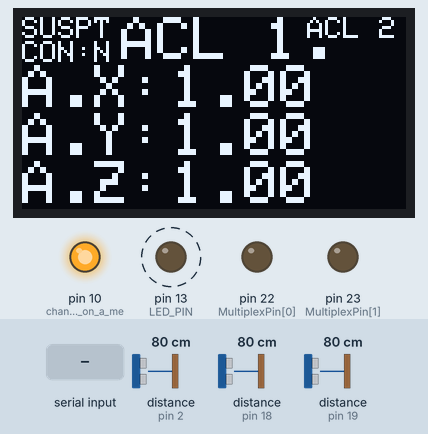
The sketch below on a simulated Arduino Mega 2560, built with avr-gcc and run on an emulated ATmega2560. On the bench: 128×64 one-colour display, output pins drawn as LEDs (lit = HIGH). Wiring (inferred from the names in the program): 3 × range finder with pulse-width output: data pin 2 / data pin 18 / data pin 19. Dashed ring = blinking. The inputs (shaded band) are chosen by the test bench; at power-on: distance to the obstacle (sensors on pin 2, pin 18, pin 19) 80 cm. The display library's start-up logo is not drawn; storage starts empty; what the sketch prints to the serial monitor is not drawn.

Above: at 2.96 s.
3.3 s: "1#\n" received over Serial
At 4.3 s:
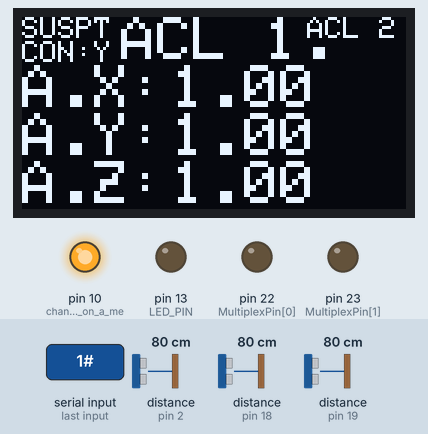
4.8 s: "2#\n" received over Serial
At 5.6 s:
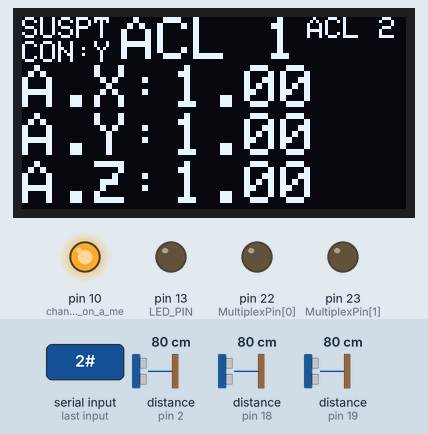
6.3 s: "0#\n" received over Serial
At 6.89 s:
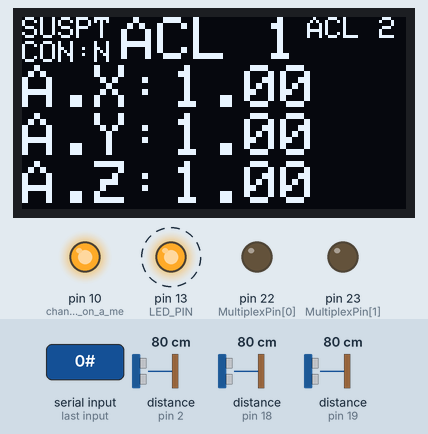
Timing chart, 0 to 14.9 s (numbered marks = the images above; inputs shaded):
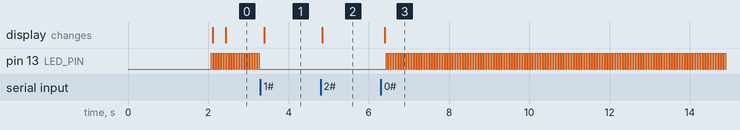

Measured:
- after the input at 3.3 s, pin 13 (LED_PIN): stops changing and stays LOW; the display: changes after 0.10 s (image 1)
- after the input at 4.8 s, the display: changes at once (image 2)
- after the input at 6.3 s, pin 13 (LED_PIN): alternates HIGH for 0.03 s and LOW for 0.03 s, starting after 0.13 s; the display: changes after 0.10 s (image 3)
- by itself, pin 13 (LED_PIN): alternates HIGH for 0.03 s and LOW for 0.03 s

The sketch:

teste_acelgyro_tela_datalogSD_serialSave.ino
```cpp
#include <SPI.h>
#include <Wire.h>
#include <MPU6050.h>
#include <Adafruit_GFX.h> //OLED
#include <Adafruit_SSD1306.h> //OLED
#include <SD.h>
#include "RTClib.h"

///
#define SERIAL_BAUDRATE 9600
#define LED_PIN 13

///MPU Releated
const short MPU[3] = {0x68, 0x69, 0x68};

int16_t AcX[3] = {16384,0,16384},
        AcY[3] = {16384,0,16384},
        AcZ[3] = {16384,0,16384},
        GyX[3] = {16384,0,16384},
        GyY[3] = {16384,0,16384},
        GyZ[3] = {16384,0,16384}; //MPU

int16_t Acel_convert = 16384;

int16_t Susp[4] = { 4, 5, 6, 7 };   // posição da suspensão
float   Temp[4] = { 8.1, 9.2, 10.3, 11.4 }; // temp dos discos de freio
int16_t Pressao = 12; // pressao do freio
int16_t VelRoda = 13;
short MultiplexPin[2] = {22, 23}; //posição 1 = pino A
                                //posição 2 = pino B
short sensor_1 = 0, sensor_2 = 1, sensor_3 = 2, sensor_4 = 3;

bool Flash = false, Interrupting = false;
#define INTERRUPT_PIN_PRX 19 //pinos que funcionam: 2, 3, 19, 18
#define INTERRUPT_PIN_ANT 18
#define INTERRUPT_PIN_REC 2
///Display related
#define OLED_RESET 4
Adafruit_SSD1306 display(OLED_RESET);

#define SCREEN_WIDTH 128 // OLED display width, in pixels
#define SCREEN_HEIGHT 64 // OLED display height, in pixels

#define LIN_MENU   0
#define COL_MENU1  0
#define COL_MENU2  33
#define COL_MENU3  95

#define LIN_LABEL1    16
#define LIN_LABEL2    32
#define LIN_LABEL3    48
#define COL_LABEL     0
#define LIN_INFO1     16
#define LIN_INFO2     32
#define LIN_INFO3     48
#define COL_INFO      50

#define TEMP_OFFSET   5
#define SUSP_OFFSET   12
#define CONT_OFFSET   8
///Opcao selecionada
short opcao = 0;

// ## Serial status ---------------------------------------------------

int didConect = 0; //keeps the value if the connection was made
 /*   WARNING, ERROR AND STATUS CODES                              */
//STATUS
#define MSG_METHOD_SUCCESS 0                      //Code which is used when an operation terminated  successfully
//WARNINGS
#define WRG_NO_SERIAL_DATA_AVAILABLE 250          //Code indicates that no new data is available at the serial input buffer
//ERRORS
#define ERR_SERIAL_IN_COMMAND_NOT_TERMINATED -1   //Code is used when a serial input commands' last char is not a '#'

// ## Serial status ---------------------------------------------------

//Pino CS do cartao SD
int Pino_CS = 10;
File file;
RTC_DS1307 rtc;
bool grava = false;

///MPU Releated
void getGyroValues(int pMultiplex, int pMPU, int16_t *pGyX, int16_t *pGyY, int16_t *pGyZ)
{ // MPU 6050 stuff
  if(pMultiplex == 1 || pMultiplex == 2) // se for um dos dois MPUs ligados juntos no primeiro grupo do multiplexador
  {
    digitalWrite(MultiplexPin[0], LOW);
    digitalWrite(MultiplexPin[1], LOW);
  }
  else // se não liga no segundo
  {
    digitalWrite(MultiplexPin[0], HIGH);
    digitalWrite(MultiplexPin[1], LOW);
  }
  Wire.beginTransmission(pMPU);
  Wire.write(0x43);
  Wire.endTransmission(); //talvez colocar false para não dar problema com o MLX
  Wire.requestFrom(pMPU, 6);
  while(Wire.available() < 6);
  *pGyX = Wire.read()<<8|Wire.read(); //0x43 (GYRO_XOUT_H) & 0x44 (GYRO_XOUT_L)
  *pGyY = Wire.read()<<8|Wire.read(); //0x45 (GYRO_YOUT_H) & 0x46 (GYRO_YOUT_L)
  *pGyZ = Wire.read()<<8|Wire.read(); //0x47 (GYRO_ZOUT_H) & 0x48 (GYRO_ZOUT_L)
}

void getAccelValues(int pMultiplex, int pMPU, int16_t *pAcX, int16_t *pAcY, int16_t *pAcZ)
{ // MPU 6050 stuff
  if(pMultiplex == 1 || pMultiplex == 2) // se for um dos dois MPUs ligados juntos no primeiro grupo do multiplexador
  {
    digitalWrite(MultiplexPin[0], LOW);
    digitalWrite(MultiplexPin[1], LOW);
  }
  else // se não liga no segundo
  {
    digitalWrite(MultiplexPin[0], HIGH);
    digitalWrite(MultiplexPin[1], LOW);
  }
  Wire.beginTransmission(pMPU);
  Wire.write(0x3B);
  Wire.endTransmission(); //talvez colocar false para não dar problema com o MLX
  Wire.requestFrom(pMPU, 6);
  while(Wire.available() < 6);
  *pAcX = Wire.read()<<8|Wire.read(); //0x43 (GYRO_XOUT_H) & 0x44 (GYRO_XOUT_L)
  *pAcY = Wire.read()<<8|Wire.read(); //0x45 (GYRO_YOUT_H) & 0x46 (GYRO_YOUT_L)
  *pAcZ = Wire.read()<<8|Wire.read(); //0x47 (GYRO_ZOUT_H) & 0x48 (GYRO_ZOUT_L)
}

void initializeMPU(int pMultiplex, int pMPU)
{
  //Serial.print("Iniciando MPU");
  if(pMultiplex == 1 || pMultiplex == 2) // se for um dos dois MPUs ligados juntos no primeiro grupo do multiplexador
  {
    digitalWrite(MultiplexPin[0], LOW);
    digitalWrite(MultiplexPin[1], LOW);
  }
  else
  {
    digitalWrite(MultiplexPin[0], HIGH);
    digitalWrite(MultiplexPin[1], LOW);
  }
  //POWER MANAGEMENT RELATED
  Wire.beginTransmission(pMPU); //escrevendo no endereço do MPU
  Wire.write(0x6B);            //acessando registrador responsável
  Wire.write(0b00000000);      //seta o sleep do MPU-6050 em 0
  Wire.endTransmission();      //termina a configuração //talvez colocar false para não dar problema com o MLX

  //GYRO CONFIG RELATED
  Wire.beginTransmission(pMPU);
  Wire.write(0x1B);
  Wire.write(0b00000000);
  Wire.endTransmission();//talvez colocar false para não dar problema com o MLX

  //ACCELEROMETER CONFIG RELATED
  Wire.beginTransmission(pMPU);
  Wire.write(0x1C);
  Wire.write(0b00000000);
  Wire.endTransmission();//talvez colocar false para não dar problema com o MLX
}

void readSensorsData(){
  getAccelValues    (sensor_2 + 1,
                     MPU[sensor_2],
                     &AcX[sensor_2],
                     &AcY[sensor_2],
                     &AcZ[sensor_2]);

  getGyroValues     (sensor_2 + 1,
                     MPU[sensor_2],
                     &GyX[sensor_2],
                     &GyY[sensor_2],
                     &GyZ[sensor_2]);

}

///

void opcao_mais ()
{
  detachInterrupt(digitalPinToInterrupt(digitalPinToInterrupt(INTERRUPT_PIN_PRX)));

   static unsigned long last_interrupt_time = 0;
   unsigned long interrupt_time = millis();
   // If interrupts come faster than 200ms, assume it's a bounce and ignore
   if (interrupt_time - last_interrupt_time > 200)
   {
     opcao++;
     if(opcao > 11)
      opcao = 0;
   }
   last_interrupt_time = interrupt_time;

  attachInterrupt(digitalPinToInterrupt(INTERRUPT_PIN_PRX), opcao_mais, FALLING);
}
void opcao_menos ()
{
  detachInterrupt(digitalPinToInterrupt(digitalPinToInterrupt(INTERRUPT_PIN_ANT)));

   static unsigned long last_interrupt_time = 0;
   unsigned long interrupt_time = millis();
   // If interrupts come faster than 200ms, assume it's a bounce and ignore
   if (interrupt_time - last_interrupt_time > 200)
   {
     opcao--;
     if(opcao < 0)
      opcao = 11;
   }
   last_interrupt_time = interrupt_time;

  attachInterrupt(digitalPinToInterrupt(INTERRUPT_PIN_ANT), opcao_menos, FALLING);
}
void opcao_rec ()
{
  detachInterrupt(digitalPinToInterrupt(digitalPinToInterrupt(INTERRUPT_PIN_REC)));

   static unsigned long last_interrupt_time = 0;
   unsigned long interrupt_time = millis();
   // If interrupts come faster than 200ms, assume it's a bounce and ignore
   if (interrupt_time - last_interrupt_time > 200)
     grava = !grava;

   last_interrupt_time = interrupt_time;

  attachInterrupt(digitalPinToInterrupt(INTERRUPT_PIN_REC), opcao_rec, FALLING);
}

void mostra_menu()
{
  display.setTextSize(1); // Draw 2X-scale text
  display.setTextColor(WHITE);
  display.setCursor(COL_MENU1, LIN_MENU); //posiciona o cursor para escrever o texto da opção

  switch(opcao)///opcao anterior
  {
    case  0:display.print("SUSPT");break;
    case  1:display.print("ACL 1");break;
    case  2:display.print("ACL 2");break;
    case  3:display.print("ACL 3");break;
    case  4:display.print("GYR 1");break;
    case  5:display.print("GYR 2");break;
    case  6:display.print("GYR 3");break;
    case  7:display.print("TEMP1");break;
    case  8:display.print("TEMP2");break;
    case  9:display.print("FREIO");break;
    case 10:display.print("VEL R");break;
    case 11:display.print("SUSPF");break;
  }

  //escreve se está conectado a serial
  display.setTextSize(1); // Draw 2X-scale text
  display.setTextColor(WHITE);
  display.setCursor(COL_MENU1, LIN_MENU + CONT_OFFSET);

  if(didConect == 1)
    display.print("CON:Y");
  else
    display.print("CON:N");

  display.setTextSize(2); // Draw 2X-scale text
  display.setTextColor(WHITE);
  display.setCursor(COL_MENU2, LIN_MENU); //posiciona o cursor para escrever o texto da opção

  switch(opcao)///opcao atual
  {
    case  0:display.print("ACL 1");break;
    case  1:display.print("ACL 2");break;
    case  2:display.print("ACL 3");break;
    case  3:display.print("GYR 1");break;
    case  4:display.print("GYR 2");break;
    case  5:display.print("GYR 3");break;
    case  6:display.print("TEMP1");break;
    case  7:display.print("TEMP2");break;
    case  8:display.print("FREIO");break;
    case  9:display.print("VEL R");break;
    case 10:display.print("SUSPF");break;
    case 11:display.print("SUSPT");break;
  }
  if(grava)
    display.print(".");

  display.setTextSize(1); // Draw 2X-scale text
  display.setTextColor(WHITE);
  display.setCursor(COL_MENU3, LIN_MENU); //posiciona o cursor para escrever o texto da opção

  switch(opcao) ///proxima opcao
  {
    case  0:display.print("ACL 2");break;
    case  1:display.print("ACL 3");break;
    case  2:display.print("GYR 1");break;
    case  3:display.print("GYR 2");break;
    case  4:display.print("GYR 3");break;
    case  5:display.print("TEMP1");break;
    case  6:display.print("TEMP2");break;
    case  7:display.print("FREIO");break;
    case  8:display.print("VEL R");break;
    case  9:display.print("SUSPF");break;
    case 10:display.print("SUSPT");break;
    case 11:display.print("ACL 1");break;
  }
}

void mostra_label()
{
  display.setTextSize(2); // Draw 2X-scale text
  ///labels

  display.setCursor(COL_LABEL, LIN_LABEL1);
  switch(opcao)
  {
    case  0:
    case  1:
    case  2:display.print("A.X:");break;
    case  3:
    case  4:
    case  5:display.print("G.X:");break;
    case  6:
    case  7:display.print("D");display.print((char)247);display.print("C:");break;
    case  8:display.print("PSI:");break;
    case  9:display.print("K/h:");break;
    case 10:
    case 11:display.print("CM:");break;
  }

  display.setCursor(COL_LABEL, LIN_LABEL2);
  switch(opcao)
  {
    case  0:
    case  1:
    case  2:display.print("A.Y:");break;
    case  3:
    case  4:
    case  5:display.print("G.Y:");break;
    case  6:
    case  7:display.print("E");display.print((char)247);display.print("C:");break;//char247 eh o caractere de graus
    case  8:break;
    case  9:break;
    case 10:
    case 11:display.print("CM:");break;
  }

  display.setCursor(COL_LABEL, LIN_LABEL3);
  switch(opcao)
  {
    case  0:
    case  1:
    case  2:display.print("A.Z:");break;
    case  3:
    case  4:
    case  5:display.print("G.Z:");break;
    case  6:
    case  7:break;
    case  8:break;
    case  9:break;
    case 10:
    case 11:break;
  }
}

void mostra_info()
{
  ///infos
  display.setCursor(COL_INFO, LIN_INFO1);
  float AcelConv = 0.0000;
  switch(opcao)///opcao atual
  {
    case  0:AcelConv = (AcX[sensor_1]/Acel_convert);display.print(AcelConv);break;
    case  1:AcelConv = ((float)AcX[sensor_2]/(float)Acel_convert);display.print(AcelConv);break;
    case  2:AcelConv = (AcX[sensor_3]/Acel_convert);display.print(AcelConv);break;
    case  3:display.print(GyX[sensor_1]);break;
    case  4:display.print(GyX[sensor_2]);break;
    case  5:display.print(GyX[sensor_3]);break;
    case  6:display.setCursor(COL_INFO, LIN_INFO1);
            display.print(Temp[sensor_1]);break;
    case  7:display.setCursor(COL_INFO - TEMP_OFFSET, LIN_INFO1);
            display.print(Temp[sensor_2]);break;
    case  8:display.print(Pressao);break;
    case  9:display.print(VelRoda);break;
    case 10:display.setCursor(COL_INFO - SUSP_OFFSET, LIN_INFO1);
            display.print(Susp[sensor_1]);break;
    case 11:display.setCursor(COL_INFO - SUSP_OFFSET, LIN_INFO1);
            display.print(Susp[sensor_2]);break;
  }


  display.setCursor(COL_INFO, LIN_INFO2);
  switch(opcao)///opcao atual
  {
    case  0:AcelConv = (AcY[sensor_1]/Acel_convert);display.print(AcelConv);break;
    case  1:AcelConv = ((float)AcY[sensor_2]/(float)Acel_convert);display.print(AcelConv);break;
    case  2:AcelConv = (AcY[sensor_3]/Acel_convert);display.print(AcelConv);break;
    case  3:display.print(GyY[sensor_1]);break;
    case  4:display.print(GyY[sensor_2]);break;
    case  5:display.print(GyY[sensor_3]);break;
    case  6:display.setCursor(COL_INFO - TEMP_OFFSET, LIN_INFO2 );
            display.print(Temp[sensor_3]);break;
    case  7:display.setCursor(COL_INFO - TEMP_OFFSET, LIN_INFO2);
            display.print(Temp[sensor_4]);break;
    case  8:break;
    case  9:break;
    case 10:display.setCursor(COL_INFO - SUSP_OFFSET, LIN_INFO2);
            display.print(Susp[sensor_3]);break;
    case 11:display.setCursor(COL_INFO - SUSP_OFFSET, LIN_INFO2);
            display.print(Susp[sensor_4]);break;
  }


  display.setCursor(COL_INFO, LIN_INFO3);
  switch(opcao)///opcao atual
  {
    case  0:AcelConv = (AcZ[sensor_1]/Acel_convert);display.print(AcelConv);break;
    case  1:AcelConv = ((float)AcZ[sensor_2]/(float)Acel_convert);display.print(AcelConv);break;
    case  2:AcelConv = (AcZ[sensor_3]/Acel_convert);display.print(AcelConv);break;
    case  3:display.print(GyZ[sensor_1]);break;
    case  4:display.print(GyZ[sensor_2]);break;
    case  5:display.print(GyZ[sensor_3]);break;
    case  6:break;
    case  7:break;
    case  8:break;
    case  9:break;
    case 10:break;
    case 11:break;
  }
}

///
void grava_cartao_SD()
{
  Serial.print("Gravando SD");
  //Abre arquivo no SD para gravacao
  file = SD.open("log.txt", FILE_WRITE);
  //Le as informacoes de data e hora
  DateTime now = rtc.now();
  //Grava data no cartao SD
  file.print("Data/hora: ");
  file.print(now.day(), DEC);
  file.print('/');
  file.print(now.month() < 10 ? "0" : "");
  file.print(now.month(), DEC);
  file.print('/');
  file.print(now.year(), DEC);
  file.print(' ');
  file.print(now.hour() < 10 ? "0" : "");
  file.print(now.hour(), DEC);
  file.print(':');
  file.print(now.minute() < 10 ? "0" : "");
  file.print(now.minute(), DEC);
  file.print(':');
  file.print(now.second() < 10 ? "0" : "");
  file.print(now.second(), DEC);
  file.print(' ');
  //Grava Info no cartao SD
  file.println(AcX[sensor_1]);file.print(':');
  file.println(AcY[sensor_1]);file.print(':');
  file.println(AcZ[sensor_1]);file.print(':');
  file.println(GyX[sensor_1]);file.print(':');
  file.println(GyY[sensor_1]);file.print(':');
  file.println(GyZ[sensor_1]);file.print(':');

  file.println(AcX[sensor_2]);file.print(':');
  file.println(AcY[sensor_2]);file.print(':');
  file.println(AcZ[sensor_2]);file.print(':');
  file.println(GyX[sensor_2]);file.print(':');
  file.println(GyY[sensor_2]);file.print(':');
  file.println(GyZ[sensor_2]);file.print(':');

  file.println(AcX[sensor_3]);file.print(':');
  file.println(AcY[sensor_3]);file.print(':');
  file.println(AcZ[sensor_3]);file.print(':');
  file.println(GyX[sensor_3]);file.print(':');
  file.println(GyY[sensor_3]);file.print(':');
  file.println(GyZ[sensor_3]);file.print(':');

  file.println(Temp[sensor_1]);file.print(':');
  file.println(Temp[sensor_2]);file.print(':');
  file.println(Temp[sensor_3]);file.print(':');
  file.println(Temp[sensor_4]);file.print(':');

  file.println(Susp[sensor_1]);file.print(':');
  file.println(Susp[sensor_2]);file.print(':');
  file.println(Susp[sensor_3]);file.print(':');
  file.println(Susp[sensor_4]);

  file.println(Pressao);file.print(':');
  file.println(VelRoda);file.print(':');
  //Fecha arquivo
  file.close();
}
///

void sendSensorsData(){
  //ver 1.2 - printando todas as entradas dos sensores como inteiros na serial para fazer a conversão no Raspberry
  Serial.print("_");
  //Indica se está gravando para o rasp
  Serial.print(grava);Serial.print(":");//0

  //MPU 1
  Serial.print(GyX[sensor_1]);Serial.print(":");//1
  Serial.print(GyY[sensor_1]);Serial.print(":");//2
  Serial.print(GyZ[sensor_1]);Serial.print(":");//3
  Serial.print(AcX[sensor_1]);Serial.print(":");//4
  Serial.print(AcY[sensor_1]);Serial.print(":");//5
  Serial.print(AcZ[sensor_1]);Serial.print(":");//6

  //MPU 2
  Serial.print(GyX[sensor_2]);Serial.print(":");//7
  Serial.print(GyY[sensor_2]);Serial.print(":");//8
  Serial.print(GyZ[sensor_2]);Serial.print(":");//9
  Serial.print(AcX[sensor_2]);Serial.print(":");//10
  Serial.print(AcY[sensor_2]);Serial.print(":");//11
  Serial.print(AcZ[sensor_2]);Serial.print(":");//12


  //MPU 3
  Serial.print(GyX[sensor_3]);Serial.print(":");//13
  Serial.print(GyY[sensor_3]);Serial.print(":");//14
  Serial.print(GyZ[sensor_3]);Serial.print(":");//15
  Serial.print(AcX[sensor_3]);Serial.print(":");//16
  Serial.print(AcY[sensor_3]);Serial.print(":");//17
  Serial.print(AcZ[sensor_3]);Serial.print(":");//18


  //MLXs (temp discos)
  Serial.print(Temp[sensor_1]);Serial.print(":");//19
  Serial.print(Temp[sensor_2]);Serial.print(":");//20
  Serial.print(Temp[sensor_3]);Serial.print(":");//21
  Serial.print(Temp[sensor_4]);Serial.print(":");//22


  //Potenciometros da suspensão
  Serial.print(Susp[sensor_1]);Serial.print(":");//23
  Serial.print(Susp[sensor_2]);Serial.print(":");//24
  Serial.print(Susp[sensor_3]);Serial.print(":");//25
  Serial.print(Susp[sensor_4]);Serial.print(":");//26

  //Pressão linha do freio
  Serial.print(Pressao);Serial.print(":");//27
  //KY003 (velocidade das rodas)
  Serial.print(VelRoda);//28

  Serial.print("\n");
}

// Serial comunication
int readSerialInputCommand(String *command){

  int operationStatus = MSG_METHOD_SUCCESS;//Default return is MSG_METHOD_SUCCESS reading data from com buffer.

  //check if serial data is available for reading
  if (Serial.available()) {
     char serialInByte;//temporary variable to hold the last serial input buffer character

     do{//Read serial input buffer data byte by byte
       serialInByte = Serial.read();
       *command = *command + serialInByte;//Add last read serial input buffer byte to *command pointer
     }while(serialInByte != '#' && Serial.available());//until '#' comes up or no serial data is available anymore


     if(serialInByte != '#') {
       operationStatus = ERR_SERIAL_IN_COMMAND_NOT_TERMINATED;
     }
  }
  else{//If not serial input buffer data is AVAILABLE, operationStatus becomes WRG_NO_SERIAL_DATA_AVAILABLE (= No data in the serial input buffer AVAILABLE)
    operationStatus = WRG_NO_SERIAL_DATA_AVAILABLE;
  }

  return operationStatus;
}

void setup() {
  pinMode(LED_PIN, OUTPUT);
  Serial.begin(SERIAL_BAUDRATE);

  pinMode(MultiplexPin[0], OUTPUT);
  pinMode(MultiplexPin[1], OUTPUT);

  Wire.begin();

  //initializeMPU(sensor_2 + 1, MPU[sensor_2]);

  display.begin(SSD1306_SWITCHCAPVCC, 0x3C);
  display.display();
  delay(2000); // Pause for 2 seconds

  display.clearDisplay();

  pinMode(10, OUTPUT); // change this to 53 on a mega  // don't follow this!!
  digitalWrite(10, HIGH); // Add this line

  //Inicia o cartao SD
  Serial.println("Iniciando cartao SD...");
  if (!SD.begin(Pino_CS))
  {
    Serial.println("Falha na inicializacao do SD!");
    return;
  }
}

void loop() {
  detachInterrupt(digitalPinToInterrupt(digitalPinToInterrupt(INTERRUPT_PIN_PRX)));
  detachInterrupt(digitalPinToInterrupt(digitalPinToInterrupt(INTERRUPT_PIN_ANT)));
  detachInterrupt(digitalPinToInterrupt(digitalPinToInterrupt(INTERRUPT_PIN_REC)));

//
  //readSensorsData();
  String command = "";  //Used to store the latest received command
  int serialResult = 0; //return value for reading operation method on serial in put buffer
  serialResult = readSerialInputCommand(&command);

  if(serialResult == MSG_METHOD_SUCCESS){
    if(command == "1#"){//Request for sending data via Serial Interface
        didConect = 1;
        sendSensorsData();
        //ver 1.2 - ==
        //Aguarda 300 ms e reinicia o processo
    }
    if(command == "0#") //Request to stop comunication
    {
      didConect = 0;
      if(grava)
        grava = false;
    }
    if(command == "2#") //Request to start or stop serial comunication
    {
      if(!grava && didConect == 1)
        grava = true;
      else
        grava = false;
    }
  }

  if(serialResult == WRG_NO_SERIAL_DATA_AVAILABLE && didConect == 1){//If there is no data AVAILABLE at the serial port, but conected, keep sending information
     sendSensorsData();
     //ver 1.2 - ==
     //Aguarda 300 ms e reinicia o processo
  }
  else{
    if((serialResult == WRG_NO_SERIAL_DATA_AVAILABLE) && didConect != 1){//If there is no data AVAILABLE at the serial port, let the LED blink
      Flash = !Flash;
      if(Flash)
        digitalWrite(LED_PIN, HIGH);
      else
        digitalWrite(LED_PIN, LOW);
    }
    if(serialResult == ERR_SERIAL_IN_COMMAND_NOT_TERMINATED){//If the command format was invalid, the led is turned off for two seconds
      digitalWrite(LED_PIN, LOW);
    }
  }
//
  //if(grava)
  //  grava_cartao_SD();

  display.clearDisplay();

  mostra_menu();
  mostra_label();
  mostra_info();

  display.display();      // Show initial tex
  attachInterrupt(digitalPinToInterrupt(INTERRUPT_PIN_PRX), opcao_mais, FALLING);
  attachInterrupt(digitalPinToInterrupt(INTERRUPT_PIN_ANT), opcao_menos, FALLING);
  attachInterrupt(digitalPinToInterrupt(INTERRUPT_PIN_REC), opcao_rec, FALLING);
}
```
